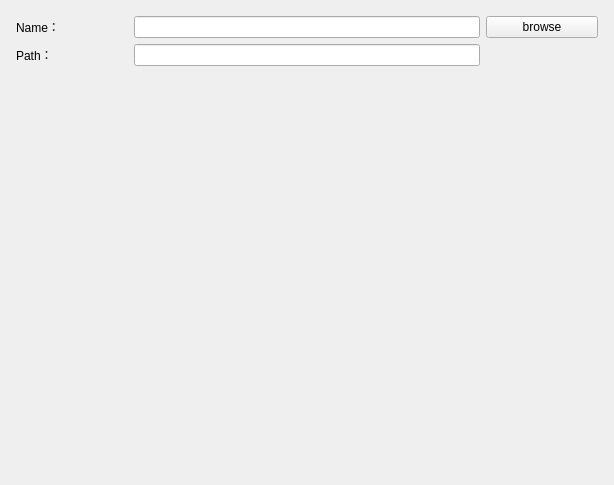
<?xml version="1.0" encoding="UTF-8"?>
<ui version="4.0">
 <class>ProSetPage</class>
 <widget class="QWizardPage" name="ProSetPage">
  <property name="geometry">
   <rect>
    <x>0</x>
    <y>0</y>
    <width>614</width>
    <height>485</height>
   </rect>
  </property>
  <property name="windowTitle">
   <string>WizardPage</string>
  </property>
  <layout class="QGridLayout" name="gridLayout_2">
   <item row="0" column="0">
    <layout class="QGridLayout" name="gridLayout">
     <property name="leftMargin">
      <number>5</number>
     </property>
     <property name="topMargin">
      <number>5</number>
     </property>
     <property name="rightMargin">
      <number>5</number>
     </property>
     <property name="bottomMargin">
      <number>5</number>
     </property>
     <item row="0" column="4">
      <widget class="QPushButton" name="pushButton">
       <property name="text">
        <string>browse</string>
       </property>
      </widget>
     </item>
     <item row="1" column="0">
      <widget class="QLabel" name="label_2">
       <property name="text">
        <string>Path：</string>
       </property>
      </widget>
     </item>
     <item row="0" column="1" colspan="3">
      <widget class="QLineEdit" name="lineEdit"/>
     </item>
     <item row="0" column="0">
      <widget class="QLabel" name="label">
       <property name="text">
        <string>Name：</string>
       </property>
      </widget>
     </item>
     <item row="2" column="0">
      <widget class="QLabel" name="tips">
       <property name="text">
        <string/>
       </property>
      </widget>
     </item>
     <item row="1" column="1" colspan="3">
      <widget class="QLineEdit" name="lineEdit_2"/>
     </item>
    </layout>
   </item>
  </layout>
 </widget>
 <resources/>
 <connections/>
</ui>
